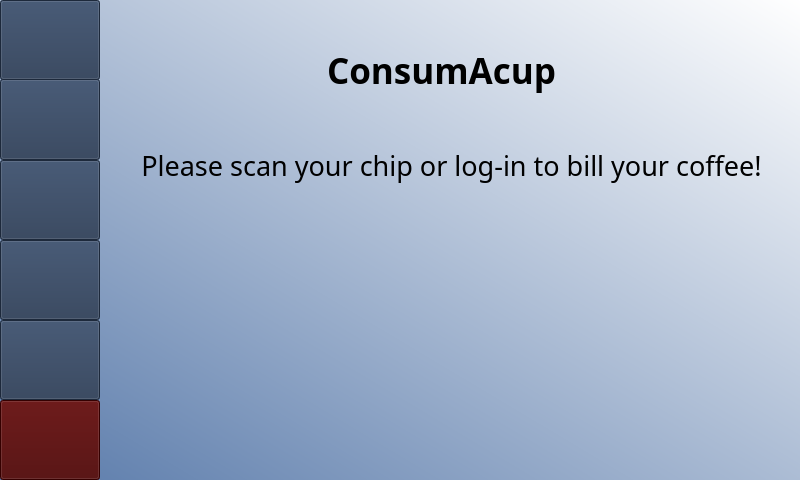
<?xml version="1.0" encoding="UTF-8"?>
<ui version="4.0">
 <class>MainWindow</class>
 <widget class="QMainWindow" name="MainWindow">
  <property name="geometry">
   <rect>
    <x>0</x>
    <y>0</y>
    <width>800</width>
    <height>480</height>
   </rect>
  </property>
  <property name="windowTitle">
   <string>MainWindow</string>
  </property>
  <property name="styleSheet">
   <string notr="true">QWidget#centralwidget{
background-color: qlineargradient(spread:reflect, x1:0, y1:1, x2:1, y2:0, stop:0 rgba(89, 122, 170, 255), stop:1 rgba(255, 255, 255, 255));}</string>
  </property>
  <widget class="QWidget" name="centralwidget">
   <layout class="QHBoxLayout" name="horizontalLayout" stretch="1,7">
    <property name="spacing">
     <number>1</number>
    </property>
    <property name="sizeConstraint">
     <enum>QLayout::SetDefaultConstraint</enum>
    </property>
    <property name="leftMargin">
     <number>0</number>
    </property>
    <property name="topMargin">
     <number>0</number>
    </property>
    <property name="rightMargin">
     <number>0</number>
    </property>
    <property name="bottomMargin">
     <number>0</number>
    </property>
    <item>
     <widget class="QWidget" name="sidebar" native="true">
      <property name="styleSheet">
       <string notr="true">QWidget#centralwidget{
background-color: qlineargradient(spread:reflect, x1:0, y1:1, x2:1, y2:0, stop:0 rgba(89, 122, 170, 255), stop:1 rgba(255, 255, 255, 255));}</string>
      </property>
      <widget class="QPushButton" name="btnProfileSidebar">
       <property name="geometry">
        <rect>
         <x>0</x>
         <y>0</y>
         <width>100</width>
         <height>80</height>
        </rect>
       </property>
       <property name="styleSheet">
        <string notr="true">background-color: rgb(40, 57, 83); 
color: white;
font: 16pt &quot;Lora&quot;;</string>
       </property>
       <property name="text">
        <string/>
       </property>
       <property name="icon">
        <iconset>
         <normaloff>images/settings.png</normaloff>images/settings.png</iconset>
       </property>
       <property name="iconSize">
        <size>
         <width>70</width>
         <height>70</height>
        </size>
       </property>
      </widget>
      <widget class="QPushButton" name="btnExitSidebar">
       <property name="geometry">
        <rect>
         <x>0</x>
         <y>400</y>
         <width>100</width>
         <height>80</height>
        </rect>
       </property>
       <property name="styleSheet">
        <string notr="true">background-color: rgb(74, 0, 0);
color: white;
font: 16pt &quot;Lora&quot;;</string>
       </property>
       <property name="text">
        <string/>
       </property>
       <property name="icon">
        <iconset>
         <normaloff>images/exit.png</normaloff>images/exit.png</iconset>
       </property>
       <property name="iconSize">
        <size>
         <width>60</width>
         <height>60</height>
        </size>
       </property>
      </widget>
      <widget class="QPushButton" name="btnStatsSidebar">
       <property name="geometry">
        <rect>
         <x>0</x>
         <y>79</y>
         <width>100</width>
         <height>81</height>
        </rect>
       </property>
       <property name="styleSheet">
        <string notr="true">background-color: rgb(40, 57, 83); 
color: white;
font: 16pt &quot;Lora&quot;;</string>
       </property>
       <property name="text">
        <string/>
       </property>
       <property name="icon">
        <iconset>
         <normaloff>images/analytics.png</normaloff>images/analytics.png</iconset>
       </property>
       <property name="iconSize">
        <size>
         <width>60</width>
         <height>60</height>
        </size>
       </property>
      </widget>
      <widget class="QPushButton" name="btnRatingSidebar">
       <property name="geometry">
        <rect>
         <x>0</x>
         <y>160</y>
         <width>100</width>
         <height>80</height>
        </rect>
       </property>
       <property name="styleSheet">
        <string notr="true">background-color: rgb(40, 57, 83); 
color: white;
font: 16pt &quot;Lora&quot;;</string>
       </property>
       <property name="text">
        <string/>
       </property>
       <property name="icon">
        <iconset>
         <normaloff>images/rating.png</normaloff>images/rating.png</iconset>
       </property>
       <property name="iconSize">
        <size>
         <width>60</width>
         <height>60</height>
        </size>
       </property>
      </widget>
      <widget class="QPushButton" name="btnResourcesSidebar">
       <property name="geometry">
        <rect>
         <x>0</x>
         <y>240</y>
         <width>100</width>
         <height>80</height>
        </rect>
       </property>
       <property name="styleSheet">
        <string notr="true">background-color: rgb(40, 57, 83); 
color: white;
font: 16pt &quot;Lora&quot;;</string>
       </property>
       <property name="text">
        <string/>
       </property>
       <property name="icon">
        <iconset>
         <normaloff>images/milk-box.png</normaloff>images/milk-box.png</iconset>
       </property>
       <property name="iconSize">
        <size>
         <width>60</width>
         <height>60</height>
        </size>
       </property>
      </widget>
      <widget class="QPushButton" name="btnRefillSidebar">
       <property name="geometry">
        <rect>
         <x>0</x>
         <y>320</y>
         <width>100</width>
         <height>80</height>
        </rect>
       </property>
       <property name="styleSheet">
        <string notr="true">background-color: rgb(40, 57, 83); 
color: white;
font: 16pt &quot;Lora&quot;;</string>
       </property>
       <property name="text">
        <string/>
       </property>
       <property name="icon">
        <iconset>
         <normaloff>images/coffee-filter.png</normaloff>images/coffee-filter.png</iconset>
       </property>
       <property name="iconSize">
        <size>
         <width>60</width>
         <height>60</height>
        </size>
       </property>
      </widget>
     </widget>
    </item>
    <item>
     <widget class="QWidget" name="welcomePage" native="true">
      <property name="styleSheet">
       <string notr="true">QWidget#centralwidget{
background-color: qlineargradient(spread:reflect, x1:0, y1:1, x2:1, y2:0, stop:0 rgba(89, 122, 170, 255), stop:1 rgba(255, 255, 255, 255));}</string>
      </property>
      <widget class="QLabel" name="lblRfidLogo">
       <property name="geometry">
        <rect>
         <x>240</x>
         <y>220</y>
         <width>200</width>
         <height>200</height>
        </rect>
       </property>
       <property name="text">
        <string/>
       </property>
       <property name="pixmap">
        <pixmap>images/rfid.png</pixmap>
       </property>
      </widget>
      <widget class="QLabel" name="lblTitle">
       <property name="geometry">
        <rect>
         <x>180</x>
         <y>30</y>
         <width>321</width>
         <height>81</height>
        </rect>
       </property>
       <property name="font">
        <font>
         <family>Kristen ITC</family>
         <pointsize>45</pointsize>
         <italic>false</italic>
         <bold>false</bold>
        </font>
       </property>
       <property name="styleSheet">
        <string notr="true">font: 45pt &quot;Kristen ITC&quot;;</string>
       </property>
       <property name="text">
        <string>&lt;html&gt;&lt;head/&gt;&lt;body&gt;&lt;p align=&quot;center&quot;&gt;&lt;span style=&quot; font-size:26pt; font-weight:700;&quot;&gt;ConsumAcup&lt;/span&gt;&lt;/p&gt;&lt;/body&gt;&lt;/html&gt;</string>
       </property>
      </widget>
      <widget class="QLabel" name="txtWelcome">
       <property name="geometry">
        <rect>
         <x>0</x>
         <y>120</y>
         <width>701</width>
         <height>91</height>
        </rect>
       </property>
       <property name="font">
        <font>
         <family>Oswald</family>
         <pointsize>20</pointsize>
         <italic>false</italic>
         <bold>false</bold>
        </font>
       </property>
       <property name="styleSheet">
        <string notr="true"/>
       </property>
       <property name="text">
        <string>Please scan your chip or log-in to bill your coffee!</string>
       </property>
       <property name="alignment">
        <set>Qt::AlignCenter</set>
       </property>
       <property name="margin">
        <number>-2</number>
       </property>
      </widget>
      <widget class="QLabel" name="AppLogo">
       <property name="geometry">
        <rect>
         <x>480</x>
         <y>30</y>
         <width>60</width>
         <height>60</height>
        </rect>
       </property>
       <property name="text">
        <string/>
       </property>
       <property name="pixmap">
        <pixmap>images/ConsumAcup_logo.png</pixmap>
       </property>
       <property name="scaledContents">
        <bool>true</bool>
       </property>
      </widget>
      <widget class="QLabel" name="lblError">
       <property name="geometry">
        <rect>
         <x>20</x>
         <y>420</y>
         <width>651</width>
         <height>51</height>
        </rect>
       </property>
       <property name="font">
        <font>
         <family>MS Shell Dlg 2</family>
         <pointsize>15</pointsize>
         <italic>false</italic>
         <bold>false</bold>
        </font>
       </property>
       <property name="styleSheet">
        <string notr="true">font: 15pt &quot;MS Shell Dlg 2&quot;; color:red;</string>
       </property>
       <property name="text">
        <string/>
       </property>
      </widget>
     </widget>
    </item>
   </layout>
  </widget>
  <action name="actionLogin">
   <property name="icon">
    <iconset>
     <normaloff>images/log-in.png</normaloff>images/log-in.png</iconset>
   </property>
   <property name="text">
    <string>Login</string>
   </property>
  </action>
  <action name="actionSign_up">
   <property name="icon">
    <iconset>
     <normaloff>images/sign-up.png</normaloff>images/sign-up.png</iconset>
   </property>
   <property name="text">
    <string>Sign up</string>
   </property>
  </action>
  <action name="actionStats">
   <property name="icon">
    <iconset>
     <normaloff>images/analytics.png</normaloff>images/analytics.png</iconset>
   </property>
   <property name="text">
    <string>Stats</string>
   </property>
  </action>
  <action name="actionResources">
   <property name="icon">
    <iconset>
     <normaloff>images/milk-box.png</normaloff>images/milk-box.png</iconset>
   </property>
   <property name="text">
    <string>Resources</string>
   </property>
  </action>
  <action name="actionProfile">
   <property name="checkable">
    <bool>true</bool>
   </property>
   <property name="icon">
    <iconset>
     <normaloff>images/settings.png</normaloff>images/settings.png</iconset>
   </property>
   <property name="text">
    <string>Profile</string>
   </property>
   <property name="font">
    <font/>
   </property>
  </action>
  <action name="actionRefill">
   <property name="icon">
    <iconset>
     <normaloff>images/coffee-filter.png</normaloff>images/coffee-filter.png</iconset>
   </property>
   <property name="text">
    <string>Refill</string>
   </property>
  </action>
  <action name="actionRating">
   <property name="icon">
    <iconset>
     <normaloff>images/rating.png</normaloff>images/rating.png</iconset>
   </property>
   <property name="text">
    <string>Rating</string>
   </property>
  </action>
 </widget>
 <resources/>
 <connections/>
</ui>
